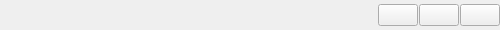
<?xml version="1.0" encoding="UTF-8"?>
<ui version="4.0">
 <class>BlogFormTitleBar</class>
 <widget class="QWidget" name="BlogFormTitleBar">
  <property name="geometry">
   <rect>
    <x>0</x>
    <y>0</y>
    <width>500</width>
    <height>30</height>
   </rect>
  </property>
  <property name="windowTitle">
   <string/>
  </property>
  <layout class="QHBoxLayout" name="horizontalLayout">
   <property name="spacing">
    <number>1</number>
   </property>
   <property name="leftMargin">
    <number>0</number>
   </property>
   <property name="topMargin">
    <number>0</number>
   </property>
   <property name="rightMargin">
    <number>0</number>
   </property>
   <property name="bottomMargin">
    <number>0</number>
   </property>
   <item>
    <spacer name="horizontalSpacer">
     <property name="orientation">
      <enum>Qt::Horizontal</enum>
     </property>
     <property name="sizeHint" stdset="0">
      <size>
       <width>40</width>
       <height>20</height>
      </size>
     </property>
    </spacer>
   </item>
   <item>
    <widget class="QPushButton" name="blog_min_button">
     <property name="text">
      <string/>
     </property>
    </widget>
   </item>
   <item>
    <widget class="QPushButton" name="blog_max_button">
     <property name="text">
      <string/>
     </property>
    </widget>
   </item>
   <item>
    <widget class="QPushButton" name="blog_close_button">
     <property name="text">
      <string/>
     </property>
    </widget>
   </item>
  </layout>
 </widget>
 <resources/>
 <connections/>
</ui>
